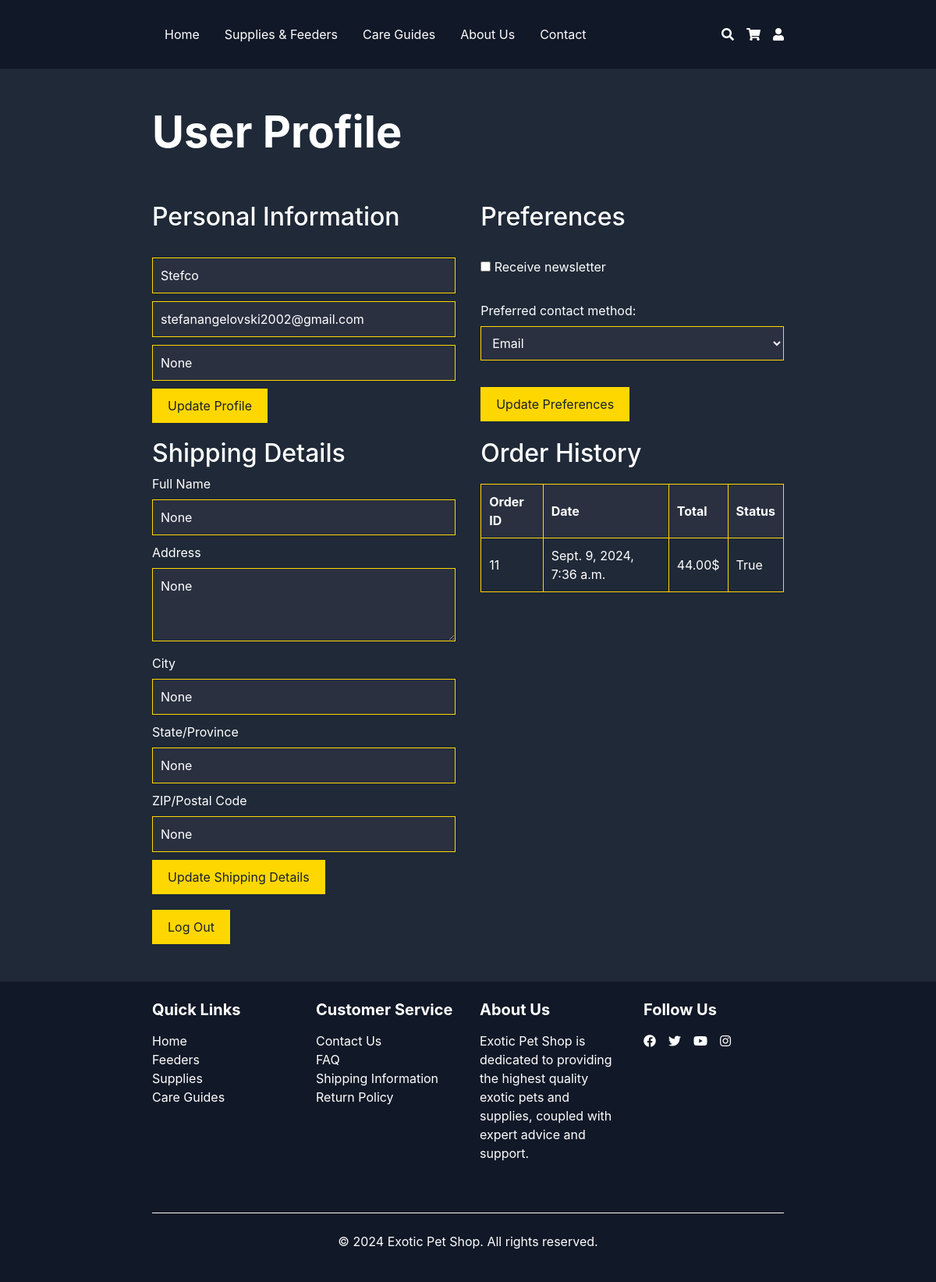
The app's page /userProfile/ (signed in), older data.
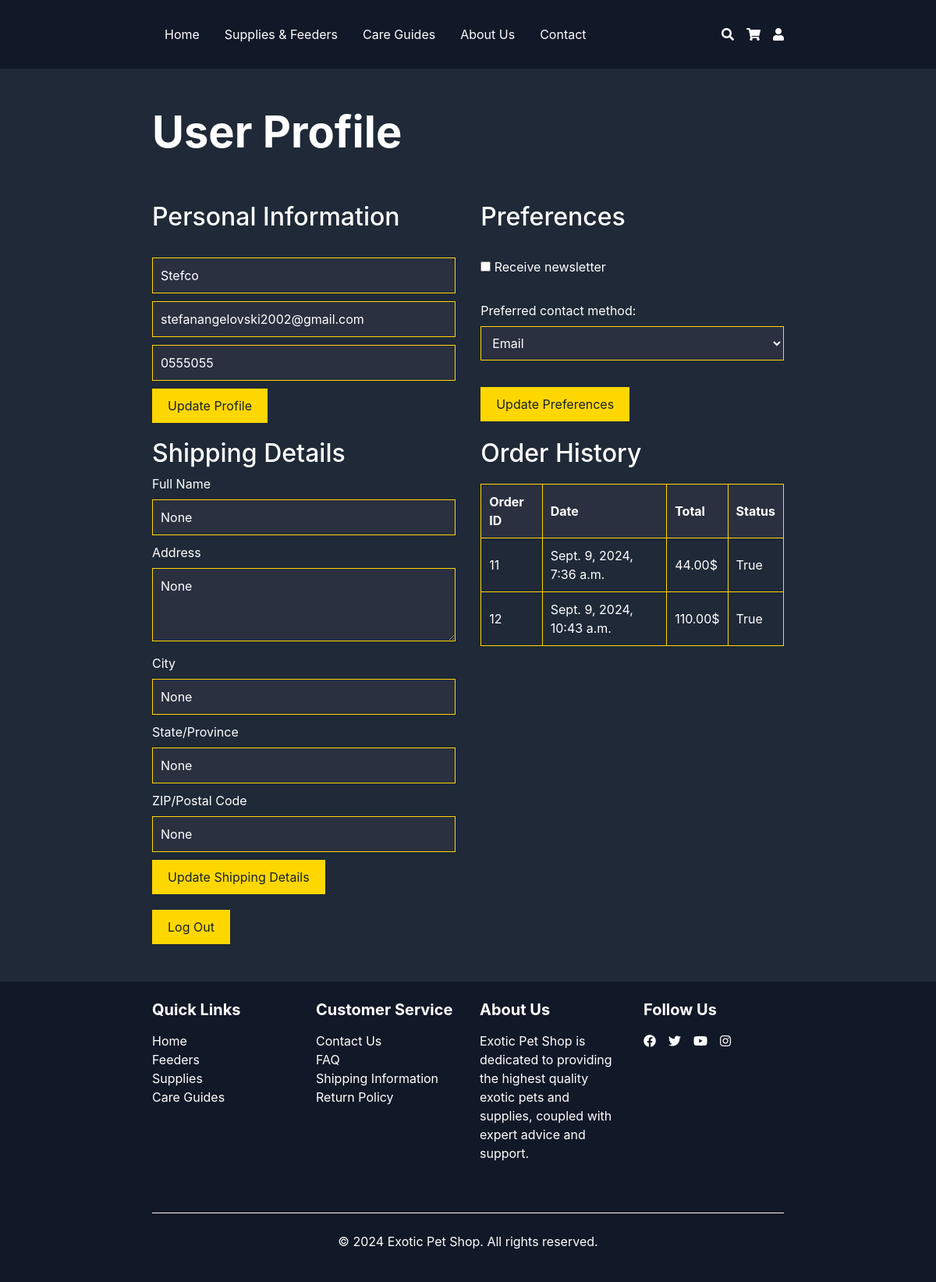
The same page, newer data.
### Store/models.py (models this page shows, shortened)
class UserProfile(models.Model):
    user = OneToOneField(User, on_delete=models.CASCADE)
    phone = models.CharField(max_length=20, null=True, blank=True)
    shipping_name = models.CharField(max_length=200, null=True, blank=True)
    shipping_address = models.TextField(null=True, blank=True)
    shipping_city = models.CharField(max_length=200, null=True, blank=True)
    shipping_state = models.CharField(max_length=200, null=True, blank=True)
    shipping_zip = models.CharField(max_length=200, null=True, blank=True)
    cart = models.OneToOneField(Cart, on_delete=models.SET_NULL, null=True, blank=True)

class Order(models.Model):
    user = models.ForeignKey(User, on_delete=models.CASCADE)
    date_ordered = models.DateTimeField(auto_now_add=True)
    complete = models.BooleanField(default=False)
    transaction_price = models.CharField(max_length=100, null=True)

### Store/views.py (the view)
# urls.py: path('userProfile/', views.display_userProfile, name='userProfile'),
@login_required
def display_userProfile(request):
    user = request.user
    user_profile, created = UserProfile.objects.get_or_create(user=user)
    orders = Order.objects.filter(user=request.user)
    return render(request, 'userProfile.html', {'user': user, 'user_profile': user_profile, 'orders': orders})

### templates/userProfile.html (shortened to what this page needs)
{% extends 'layout.html' %}
{% load static %}
{% block content %}
<link rel="stylesheet" type="text/css" href="{% static 'css/userProfile.css' %}">
<div class="container py-5">
    <h1 class="mb-8 display-4 font-weight-bold pb-5">User Profile</h1>
    <div class="profile-container">
        <div class="profile-section">
            <h2 class="pb-4">Personal Information</h2>
            <form id="profile-form" action="{% url 'Store:update_profile' %}" method="post">
                <input type="text" id="fullName" name="fullName" placeholder="Full Name" required value="{{ user.username }}">
                <input type="email" id="email" name="email" placeholder="Email Address" required value="{{ user.email }}">
                <input type="tel" id="phone" name="phone" placeholder="Phone Number" value="{{ user_profile.phone }}">
                <button type="submit">Update Profile</button>
            </form>
        </div>
        <div class="profile-section">
            <h2 class="pb-4">Preferences</h2>
            <form id="preferences-form">
                <label>
                    <input type="checkbox" id="newsletter" name="newsletter">
                    Receive newsletter
                </label>
                <br><br>
                <label>Preferred contact method:</label>
                <select id="contactMethod" name="contactMethod">
                    <option value="email">Email</option>
                </select>
                <br><br>
                <button type="submit">Update Preferences</button>
            </form>
        </div>
        <div class="profile-section">
            <h2>Shipping Details</h2>
            <form id="shipping-form" action="{% url 'Store:update_shipping_details' %}" method="post">
                <label for="shippingName">Full Name</label>
                <input type="text" id="shippingName" name="shippingName" placeholder="Full Name" required value="{{ user_profile.shipping_name }}">
                <label for="shippingAddress">Address</label>
                <textarea id="shippingAddress" name="shippingAddress" placeholder="Address" rows="3" required>{{ user_profile.shipping_address }}</textarea>
                <label for="shippingCity">City</label>
                <input type="text" id="shippingCity" name="shippingCity" placeholder="City" required value="{{ user_profile.shipping_city }}">
                <label for="shippingState">State/Province</label>
                <input type="text" id="shippingState" name="shippingState" placeholder="State/Province" required value="{{ user_profile.shipping_state }}">
                <label for="shippingZip">ZIP/Postal Code</label>
                <input type="text" id="shippingZip" name="shippingZip" placeholder="ZIP/Postal Code" required value="{{ user_profile.shipping_zip }}">
                <button type="submit">Update Shipping Details</button>
            </form>
        </div>
        <div class="profile-section">
            <h2>Order History</h2>
            <table>
                <thead>
                    <tr>
                        <th>Order ID</th>
                        <th>Date</th>
                        <th>Total</th>
                        <th>Status</th>
                    </tr>
                </thead>
                <tbody id="order-history">
                    {% for order in orders %}
                        <tr>
                            <td>{{ order.id }}</td>
                            <td>{{ order.date_ordered }}</td>
                            <td>{{ order.transaction_price }}$</td>
                            <td>{{ order.complete }}</td>
                        </tr>
                    {% empty %}
                        <tr>
                            <td colspan="4">No orders found.</td>
                        </tr>
                    {% endfor %}
                </tbody>
            </table>
        </div>
    </div>
    <form action="{% url 'logout' %}" method="post">
        <button type="submit">Log Out</button>
    </form>
</div>
{% endblock %}

Row changes from the older to the newer data that the page shows:
changed UserProfile "None": phone "None" → "0555055"
added Order: id "12", date_ordered "Sept. 9, 2024, 10:43 a.m.", transaction_price "110.00", complete "True"
